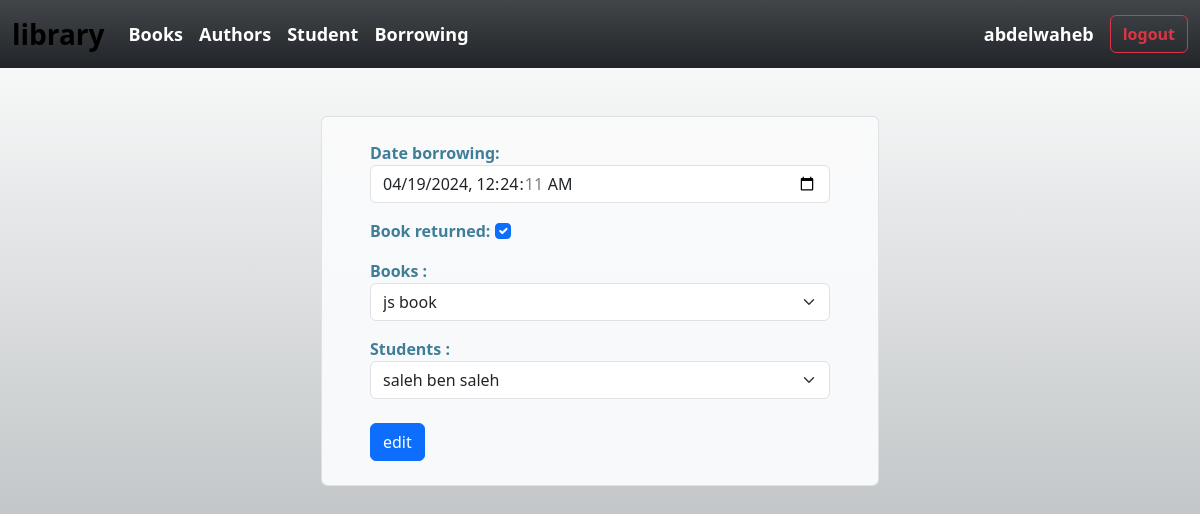
Screenshot of /1/edit (signed in) with the database file from the repository.
### users/models.py (models this page shows)
class Users(models.Model):
    info = models.OneToOneField(User,null=False,on_delete=models.CASCADE)
    reset_password_token = models.CharField(max_length=50,default="",blank=True)
    reset_password_expire = models.DateTimeField(null=True,blank=True)
    active = models.BooleanField(default=True,null=False)

### borrowing/models.py (models this page shows)
class Borrowing(models.Model):
    student_id =models.ForeignKey(to=Student,on_delete=models.CASCADE)
    book_id = models.ForeignKey(to=Book,on_delete=models.CASCADE)
    date_borrowing =models.DateTimeField(null=False)
    book_returned = models.BooleanField(null=False,default=False)

### borrowing/views.py (the view)
# urls.py: path('<int:id>/edit', edit, name='edit_borrowing'),
@login_required
def edit(req,id):
    borrowing = Borrowing.objects.get(id=id)
    user=Users.objects.get(info__username=req.user.username)
    books =Book.objects.all()
    students=Student.objects.all()
    form = BorrowingForm(instance=borrowing)
    if req.method == 'POST':
        form = BorrowingForm(req.POST, instance=borrowing)
        if form.is_valid():
            form.save()
            return redirect('borrowing')
    x={
        'form' : form ,
        'students' : students,
        'books': books,
        'borrowing':borrowing,
        'user':user
    }
    return render(req, 'borrowing/edit.html' , x)

### borrowing/forms.py
class BorrowingForm(forms.ModelForm):
    class Meta:
        model = Borrowing
        fields = ['date_borrowing','book_returned' ]
        widgets = {
            'date_borrowing': forms.DateTimeInput(attrs={'class': 'form-control' , 'type' :'datetime-local' }),
            'book_returned': forms.CheckboxInput(attrs={'class': 'form-check-input'}),
        }

### templates/borrowing/edit.html (shortened to what this page needs)
{% extends  'index.html' %}
{% block body %}
<form class=" px-5 bg-light bg-gradient py-4 form-control w-50 mx-auto" method="post">
    {{ form.as_p }}
    <label for="book">Books : </label>
    <select class="form-select mb-3" name="book">
        {% for i in books %}
        {% if i.id != borrowing.book_id.id %}
        <option value="{{i.id}}">{{i.title}}</option>
        {% else %}
        <option selected value="{{i.id}}">{{i.title}}</option>
        {% endif %}
        {%endfor%}
    </select>
    <label for="student">Students : </label>
    <select class="form-select mb-4" name="student">
        {% for i in students %}
        {% if i.id != borrowing.student_id.id %}
        <option value="{{i.id}}">{{i.name}} {{i.surname}}</option>
        {% else %}
        <option selected value="{{i.id}}">{{i.name}} {{i.surname}}</option>
        {% endif %}
        {%endfor%}
    </select>
    <button type="submit" class="btn btn-primary">edit</button>
</form>
{% endblock %}

### templates/index.html (shortened to what this page needs)
<!DOCTYPE html>
<html lang="en">
<head>
    <link href="https://cdn.jsdelivr.net/npm/bootstrap@5.3.3/dist/css/bootstrap.min.css" rel="stylesheet">
    <link rel="stylesheet" href="https://cdn.jsdelivr.net/npm/bootstrap-icons@1.11.3/font/bootstrap-icons.min.css">
  </head>
<body>
    <nav class="navbar navbar-expand-lg bg-gradient bg-dark">
        <div class="container-fluid">
          <a class="navbar-brand fw-bold fs-3" href=" {% url 'home' %} ">library</a>
          <div class="collapse navbar-collapse" id="navbarSupportedContent">
            <ul class="navbar-nav me-auto mb-2 mb-lg-0">
              <li class="nav-item">
                <a class="nav-link" href="{% url 'book' %}">Books</a>
              </li>
              <li class="nav-item">
                <a class="nav-link" href="{% url 'author' %}">Authors</a>
              </li>
              <li class="nav-item">
                <a class="nav-link " href="{% url 'student' %}" >Student</a>
              </li>
              <li class="nav-item">
                <a class="nav-link " href="{% url 'borrowing' %}" >Borrowing</a>
              </li>
            </ul>
            <div class="d-flex align-items-center" >
              {% if user.info.is_authenticated == True %}
              {% if user.info.last_name or user.info.first_name %}
              <a class="nav-link text-white title" data-text="Profile" href="{% url 'profile' %}">{{user.info.first_name}}  {{user.info.last_name}}</a>
              {%else%}
              <a class="nav-link text-white title" data-text="Profile" href="{% url 'profile' %}">{{user.info.username}}</a>
              {%endif%}
              <a  class="ms-3 btn fw-bold btn-outline-danger" href="{% url 'logout' %}">logout</a>
              {%else%}
              <a  class="btn fw-bold btn-outline-success" href="{% url 'signin' %}">Sign in</a>
              {%endif%}
            </div>
          </div>
        </div>
      </nav>
      <div class="container mt-5">
        {% block body %}
        {% endblock %}
      </div>
</body>
</html>

### templates/index.html (style rules this page uses)
a { text-decoration: none; }
.nav-link { color: #fff; font-weight: 600; font-size: large; }
body { min-height: 100vh; background: linear-gradient(rgb(255, 255, 255),rgb(161, 167, 170)); }
label { color: rgb(63, 126, 152); font-weight: 700; }

### rows the page displays
Users: info.username "abdelwaheb"
Borrowing: date_borrowing "04/19/2024 00:24:11", book_returned "☑"

### other values shown
form field book "js book"
form field student "saleh ben saleh"
